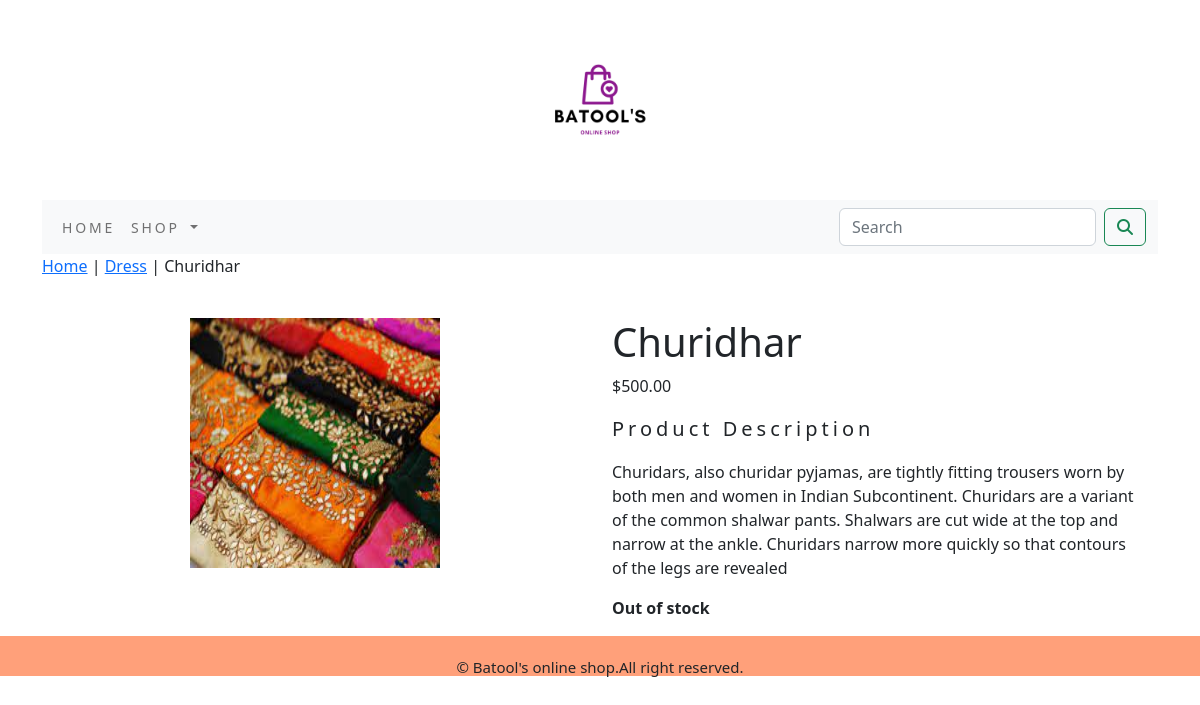
/shopapp/dress/churidhar/, run on the app's committed database.
### shopapp/models.py (models this page shows, shortened)
class Product(models.Model):
    name=models.CharField(max_length=250,unique=True)
    slug=models.SlugField(max_length=250,unique=True)
    description=models.TextField(blank=True)
    price=models.DecimalField(max_digits=10,decimal_places=2)
    category=models.ForeignKey(Category,on_delete=models.CASCADE)
    image=models.ImageField(upload_to='product',blank=True)
    stock=models.IntegerField()
    available=models.BooleanField(default=True)
    created=models.DateTimeField(auto_now_add=True)
    updated=models.DateTimeField(auto_now=True)
    class Meta:
        ordering=('name',)
        verbose_name='product'
        verbose_name_plural='products'

class Category(models.Model):
    name=models.CharField(max_length=250,unique=True)
    slug=models.SlugField(max_length=250,unique=True)
    description=models.TextField(blank=True)
    image=models.ImageField(upload_to='category',blank=True)
    class Meta:
        ordering=('name',)
        verbose_name='category'
        verbose_name_plural='categories'
    def get_url(self):
        return reverse('shopapp:product_by_category',args=[self.slug,])
    def __str__(self):
        return '{}'.format(self.name)

### shopapp/views.py (the view)
# urls.py: path('<slug:c_slug>/<slug:product_slug>/', views.proDetail, name='prodCatDetail'),
def proDetail(request,c_slug,product_slug):
    try:
        product=Product.objects.get(category__slug=c_slug,slug=product_slug)
    except Exception as e:
        raise e
    return render(request,"product.html",{'product':product})

### cart/context_processor.py (called while the page is built)
def counter(request):
    item_count=0
    if 'admin' in request.path:
        return {}
    else:
        try:
            cart=Cart.objects.filter(cart_id=_cart_id(request))
            cart_items=CartItems.objects.all().filter(cart=cart[:1])
            for cart_item in cart_items:
                item_count += cart_item.quantity
        except Cart.DoesNotExist:
            item_count=0
    return dict(item_count=item_count)

### cart/views.py (called while the page is built)
def _cart_id(requset):
    cart = requset.session.session_key
    if not cart:
        cart = requset.session.create()
    return cart

### shopapp/context_processors.py (called while the page is built)
def menu_links(request):
    links=Category.objects.all()
    return dict(links=links)

### template/product.html (shortened to what this page needs)
{% extends 'base.html' %}
{% load static %}
{% block body %}
<div class="row my_prod_row_class ">
  <div class="mx_auto">
    <p><a href="{% url 'shopapp:allProdCat' %}">Home</a> | <a href="{{product.category.get_url}}">{{product.category}}</a> | {{product.name}}</p>
  </div>
<div class="container">
<br>
<div class="row">
  <div class="col-12 col-sm-12 col-md-12 col-lg-6 text-center">
    <div style="min-width:18rem">
      <img src="{{product.image.url}}" alt="{{product.name}}" width="250px;" height="250px;">
    </div>
  </div>
      <div class="col-12 col-sm-12 col-md-12 col-lg-6">
        <div>
        <h1 class="my_prod-title">{{product.name}}</h1>
        <p>${{product.price}}</p>
        <p class="my_title">Product Description</p>
        <p class="text-justify my_prod_text">{{product.description}}</p>
        {% if product.stock <= 0 %}
        <p class="text-justify my_prod_text"><b>Out of stock</b></p>
        {% else %}
        <a class="btn btn-secondary" href="{% url 'cart:add_cart' product.id %}">Add to CART</a>
        {% endif %}
      </div>
    </div>
</div>
</div>
  </div>
{% endblock %}

### static/css/custom.css (style rules this page uses)
body { font-family: 'Josefin Sans', sans-serif; }
.my_title { font-size:20px; text_transform:uppercase; letter-spacing:.2em; }
.my_prod_text { padding-right:20px; }

### data on the page
Product: category "Dress", name "Churidhar", image (picture), price "500.00", description "Churidars, also churidar pyjamas, are tightly fitting trousers worn by both men and women in Indian Subcontinent. Churidars are a variant of the common shalwar pants. Shalwars are cut wide at the top and narrow at the ankle. Churidars narrow more quickly so that contours of the legs are revealed"
